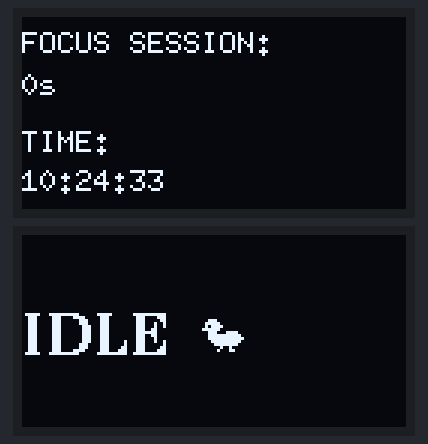
Recording of a sketch running on a simulated ESP8266 (NodeMCU). Parts: 2 × 128×64 one-colour display. WiFi joins after 1.5 s; servers stay silent unless stated; network time is answered at once with the bench clock; the local clock reads 2024-03-15 10:24:30 at power-on unless the sketch sets it; random numbers use the default seed unless the sketch sets one.

Above: at 3.6 s.
At 11.2 s:
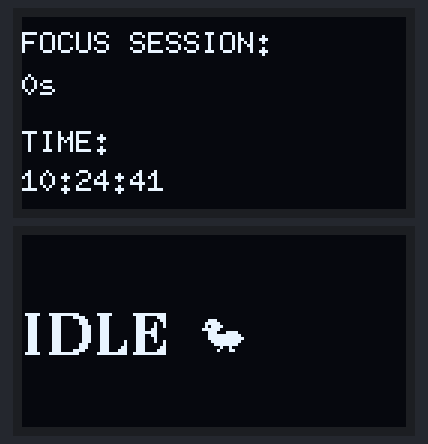
At 16.2 s:
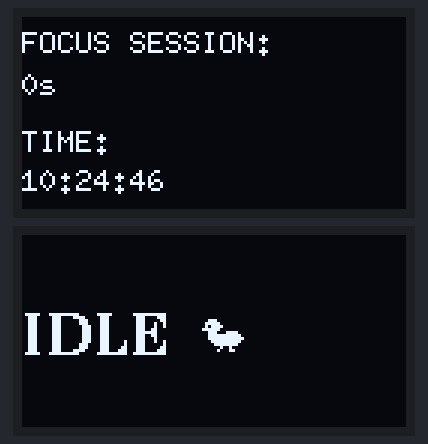
At 21.1 s:
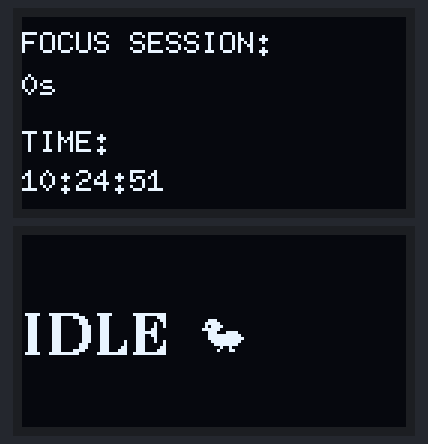
At 27.2 s:
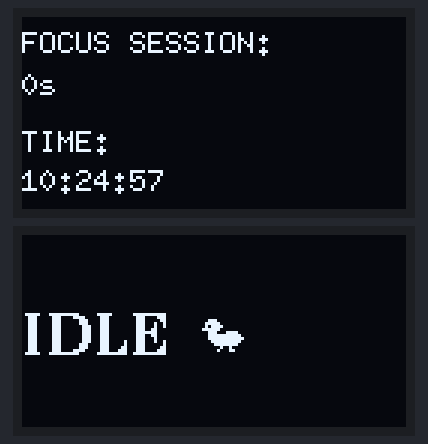
At 37.1 s:
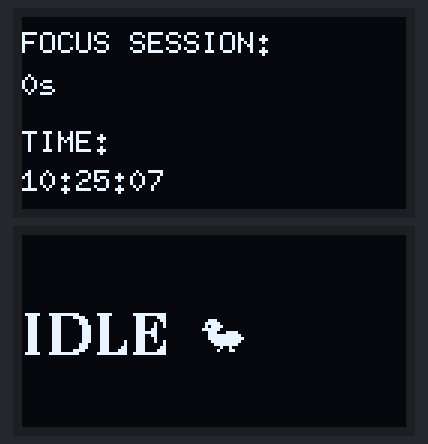

The sketch:

Code_StudyBuddy_esp.ino
```cpp
#include <ESP8266WiFi.h>
#include <NTPClient.h>
#include <WiFiUdp.h>
#include <U8g2lib.h>
#include <SoftwareSerial.h>

// --- Firebase Libraries ---
#include <Firebase_ESP_Client.h>
#include "addons/TokenHelper.h"
#include "addons/RTDBHelper.h"

// --- Wi-Fi Settings ---
const char* ssid     = "";
const char* password = "";

// --- Firebase Credentials ---
#define API_KEY "AIzaSyA_nQIKaQfMVcodfCIQRg6ouBlk-aZ2ydA"
#define DATABASE_URL "https://studybuddy-b4770-default-rtdb.europe-west1.firebasedatabase.app"

// --- Time Settings ---
WiFiUDP ntpUDP;
NTPClient timeClient(ntpUDP, "pool.ntp.org", 10800, 60000);

// --- Display Settings ---
U8G2_SSD1306_128X64_NONAME_1_HW_I2C display1(U8G2_R0, U8X8_PIN_NONE);
U8G2_SSD1306_128X64_NONAME_1_SW_I2C display2(U8G2_R0, /*clock*/ D6, /*data*/ D5, U8X8_PIN_NONE);

SoftwareSerial arduinoSerial(D7, D8);

// --- Firebase Objects & Timers ---
FirebaseData fbdo;
FirebaseAuth auth;
FirebaseConfig config;
unsigned long sendDataPrevMillis = 0;
const unsigned long timerDelay = 5000;

// --- Logic Variables ---
enum State { IDLE, FOCUSED, PAUSED };
State currentState = IDLE;
unsigned long focusStartTime = 0;
unsigned long totalFocusTime = 0;
bool isOrange = false;

// --- Global Sensor Variables for Firebase ---
float currentDistance = 0.0;
int airQuality = 0;
int currentLight = 0;
int focusSeconds = 0;
int pauseSeconds = 0;
int sessionsCount = 0;
int breaksCount = 0;

// --- THE CHICKEN BITMAP ---
#define chicken_width 16
#define chicken_height 16
static const unsigned char chicken_bits[] U8X8_PROGMEM = {
   0x00, 0x00, 0x00, 0x00, 0x1C, 0x00, 0x3E, 0x00, 0x7A, 0x00, 0x3F, 0x00,
   0x1C, 0x0F, 0xFC, 0x1F, 0xFC, 0x3F, 0xF8, 0x1F, 0xF0, 0x0F, 0x40, 0x02,
   0x20, 0x06, 0x00, 0x00, 0x00, 0x00, 0x00, 0x00
};

// --- HELPER FUNCTION: Convert seconds to "Xh Ym Zs" ---
String formatTime(int totalSeconds) {
  if (totalSeconds == 0) return "0s";
  int h = totalSeconds / 3600;
  int m = (totalSeconds % 3600) / 60;
  int s = totalSeconds % 60;

  String result = "";
  if (h > 0) result += String(h) + "h ";
  if (m > 0 || h > 0) result += String(m) + "m ";
  if (h == 0) result += String(s) + "s"; // Only show seconds if under an hour

  result.trim();
  return result;
}

void setup() {
  Serial.begin(9600);
  arduinoSerial.begin(9600);

  display1.begin();
  display2.begin();

  WiFi.begin(ssid, password);
  while (WiFi.status() != WL_CONNECTED) {
    delay(500);
  }

  timeClient.begin();

  config.api_key = API_KEY;
  config.database_url = DATABASE_URL;
  Firebase.signUp(&config, &auth, "", "");
  Firebase.begin(&config, &auth);
  Firebase.reconnectWiFi(true);
}

void loop() {
  timeClient.update();

  // --- PARSING LOGIC ---
  if (arduinoSerial.available()) {
    String val = arduinoSerial.readStringUntil('\n');
    val.trim();

    if (val.startsWith("<")) {
      val.remove(0, 1);

      // Find all the commas
      int c1 = val.indexOf(',');
      int c2 = val.indexOf(',', c1 + 1);
      int c3 = val.indexOf(',', c2 + 1);
      int c4 = val.indexOf(',', c3 + 1);
      int c5 = val.indexOf(',', c4 + 1);
      int c6 = val.indexOf(',', c5 + 1);
      int c7 = val.indexOf(',', c6 + 1);

      if (c7 > -1) {
        int stateFromUno = val.substring(0, c1).toInt();
        currentDistance  = val.substring(c1 + 1, c2).toFloat();
        airQuality       = val.substring(c2 + 1, c3).toInt();
        currentLight     = val.substring(c3 + 1, c4).toInt();
        focusSeconds     = val.substring(c4 + 1, c5).toInt();
        pauseSeconds     = val.substring(c5 + 1, c6).toInt();
        sessionsCount    = val.substring(c6 + 1, c7).toInt();
        breaksCount      = val.substring(c7 + 1).toInt();

        // Timer Sync Logic for local display
        if (currentState != (State)stateFromUno) {
          if ((State)stateFromUno == FOCUSED) {
            focusStartTime = millis();
          } else if ((State)stateFromUno == IDLE) {
            totalFocusTime = 0;
          } else if (currentState == FOCUSED && (State)stateFromUno == PAUSED) {
            totalFocusTime += (millis() - focusStartTime);
          }
          currentState = (State)stateFromUno;
        }

        isOrange = (airQuality > 400);
      }
    }
  }

  // --- FIREBASE UPLOAD TIMER ---
  if (Firebase.ready() && (millis() - sendDataPrevMillis > timerDelay || sendDataPrevMillis == 0)) {
    sendDataPrevMillis = millis();

    // 1. Upload Status
    String stateString = (currentState == FOCUSED) ? "Study Mode" : (currentState == PAUSED) ? "Paused" : "Idle Mode";
    String colorString = (currentState == FOCUSED) ? "#48bb78" : (currentState == PAUSED) ? "#e53e3e" : "#3182ce";
    Firebase.RTDB.setString(&fbdo, "/systemStatus/mode", stateString);
    Firebase.RTDB.setString(&fbdo, "/systemStatus/color", colorString);

    // 2. Upload Environment Sensors<
    String phoneDetected = (currentDistance<10) ? "Yes" : "No";
    Firebase.RTDB.setString(&fbdo, "/environment/4/value",phoneDetected);
    Firebase.RTDB.setString(&fbdo, "/environment/2/value", (airQuality > 400) ? "Poor" : "Good");

    // Process Light Level string
    String lightString = "Optimal";
    if (currentLight < 150) lightString = "Too Bright"; // Lower number = brighter
    else if (currentLight > 600) lightString = "Too Dark";
    Firebase.RTDB.setString(&fbdo, "/environment/3/value", lightString);

    // Mock Temp/Humidity
    Firebase.RTDB.setString(&fbdo, "/environment/0/value", String(22.0 + random(0, 20) / 10.0));
    Firebase.RTDB.setString(&fbdo, "/environment/1/value", String(40 + random(0, 10)));

    // 3. Upload Analytics Analytics
    String focusStr = formatTime(focusSeconds);
    String deskStr = formatTime(focusSeconds + pauseSeconds);

    Firebase.RTDB.setString(&fbdo, "/dailyStats/focusTime", focusStr);
    Firebase.RTDB.setString(&fbdo, "/dailyStats/totalStudyTime", deskStr);
    Firebase.RTDB.setInt(&fbdo, "/dailyStats/numberOfSessions", sessionsCount);
    Firebase.RTDB.setInt(&fbdo, "/dailyStats/interruptions", breaksCount);

    // Calculate Focus Score (100% max)
    int score = 100;
    if ((focusSeconds + pauseSeconds) > 0) {
      score = (focusSeconds * 100) / (focusSeconds + pauseSeconds);
    }
    Firebase.RTDB.setInt(&fbdo, "/coolMetrics/focusScore", score);

    // Optional: Longest streak logic (just pushes current focus for now if it's highest)
    Firebase.RTDB.setString(&fbdo, "/coolMetrics/longestFocusSession", focusStr);
  }

  updateDisplays();
  delay(100);
}

void updateDisplays() {
  // DISPLAY 1
  display1.firstPage();
  do {
    display1.setFont(u8g2_font_6x10_tf);
    display1.drawStr(0, 12, "FOCUS SESSION:");

    unsigned long fSecs = (currentState == FOCUSED) ? (totalFocusTime + (millis() - focusStartTime)) / 1000 : totalFocusTime / 1000;
    display1.setCursor(0, 26);
    display1.print(fSecs); display1.print("s");

    display1.drawStr(0, 45, "TIME:");
    display1.setCursor(0, 58);
    display1.print(timeClient.getFormattedTime());
  } while (display1.nextPage());

  // DISPLAY 2
  display2.firstPage();
  do {
    display2.setFont(u8g2_font_ncenB14_tr);

    if (isOrange) {
      display2.drawStr(0, 40, "BAD AIR!");
    } else if (currentState == IDLE) {
      display2.drawStr(0, 40, "IDLE");
      display2.drawXBM(60, 26, chicken_width, chicken_height, chicken_bits);
    } else if (currentState == FOCUSED) {
      display2.drawStr(0, 40, "FOCUSING");
    } else if (currentState == PAUSED) {
      display2.drawStr(0, 40, "PAUSED");
    }
  } while (display2.nextPage());
}
```

Measured:
- what the display in image 0 shows lasts 0.6 s, from 3.6 s to 4.2 s
- what the display in image 1 shows lasts 2.7 s, from 11.1 s to 13.8 s
- what the display in image 3 shows lasts 3.0 s, from 21.1 s to 24.1 s
- what the display in image 4 shows lasts 2.1 s, from 27.1 s to 29.2 s
- what the display in image 5 shows lasts 2.4 s, from 37.1 s to 39.5 s
